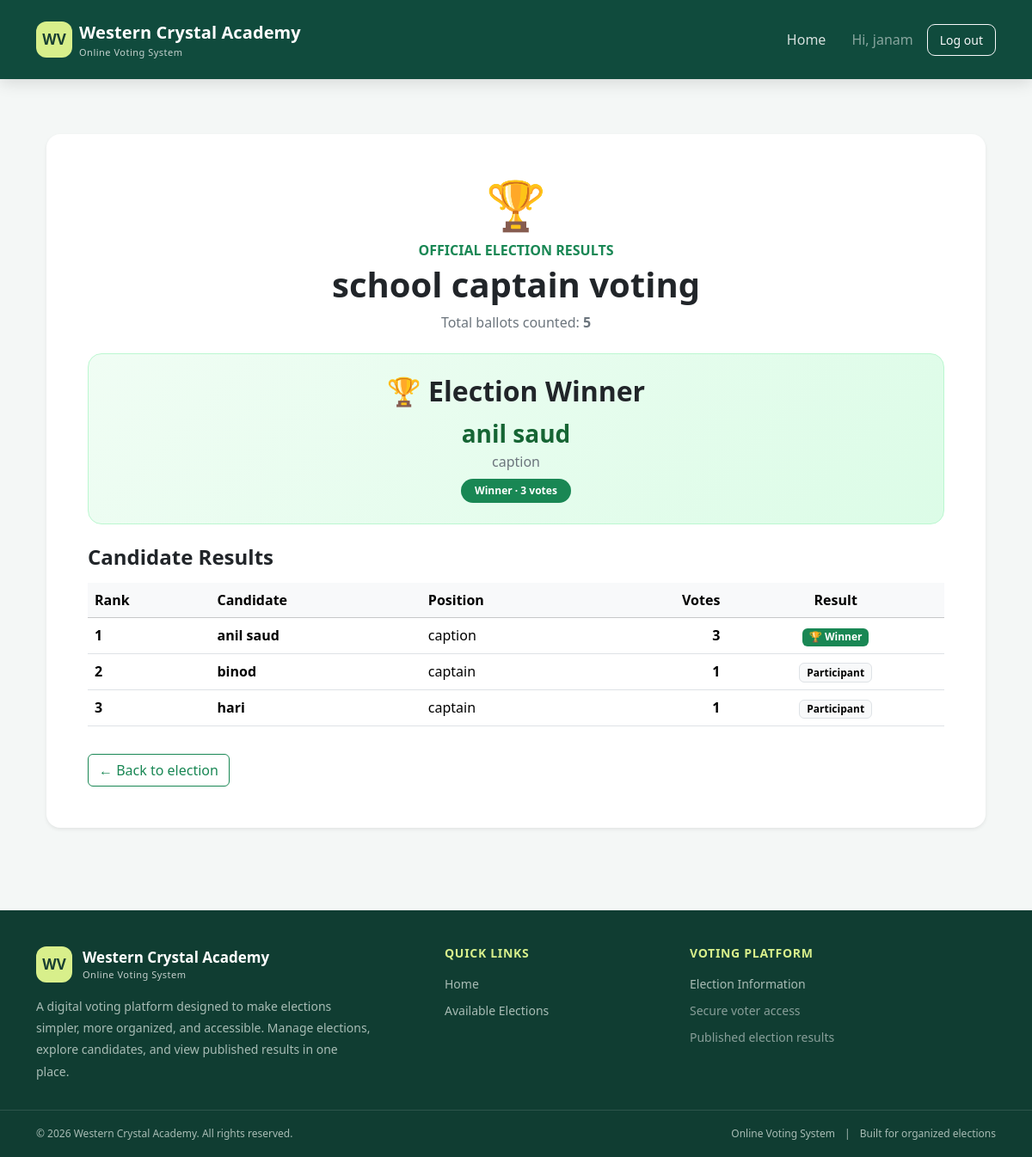
Screenshot of /voting/elections/1/results/ (signed in) with the database file from the repository.
### voting/models.py (models this page shows, shortened)
class Election(models.Model):
    title = models.CharField(max_length=150)
    description = models.TextField(blank=True)
    opens_at = models.DateTimeField()
    closes_at = models.DateTimeField()
    is_published = models.BooleanField(default=False)
    results_published = models.BooleanField(default=False)
    created_at = models.DateTimeField(auto_now_add=True)
    class Meta:
        ordering = ["-opens_at"]

class Candidate(models.Model):
    election = models.ForeignKey(
        Election,
        on_delete=models.CASCADE,
        related_name="candidates"
    )
    full_name = models.CharField(max_length=120)
    position = models.CharField(
        max_length=100,
        default="Student Representative"
    )
    manifesto = models.TextField(blank=True)
    photo = models.ImageField(
        upload_to="candidate_photos/",
        blank=True,
        null=True
    )
    is_active = models.BooleanField(default=True)
    class Meta:
        ordering = ["full_name"]
        constraints = [
            models.UniqueConstraint(
                fields=["election", "full_name"],
                name="unique_candidate_per_election"
            )
        ]

### voting/views.py (the view)
# urls.py: path("elections/<int:election_id>/results/", views.results, name="results"),
@login_required
def results(request, election_id):
    election = get_object_or_404(
        Election,
        pk=election_id,
        is_published=True,
    )
    if (
        not election.results_published
        and not request.user.is_staff
    ):
        return HttpResponseForbidden(
            "Results have not been published yet."
        )
    candidates = (
        Candidate.objects.filter(
            election=election,
        )
        .annotate(
            vote_count=Count(
                "ballots",
                filter=Q(
                    ballots__election=election
                ),
            )
        )
        .order_by(
            "-vote_count",
            "full_name",
        )
    )
    total_votes = Ballot.objects.filter(
        election=election,
    ).count()
    rows = [
        {
            "candidate": candidate,
            "votes": candidate.vote_count,
        }
        for candidate in candidates
    ]
    highest_votes = (
        rows[0]["votes"]
        if rows
        else 0
    )
    winners = (
        [
            row
            for row in rows
            if row["votes"] == highest_votes
        ]
        if total_votes > 0
        else []
    )
    winner_ids = {
        row["candidate"].id
        for row in winners
    }
    for row in rows:
        row["is_winner"] = (
            row["candidate"].id in winner_ids
        )
    return render(
        request,
        "voting/results.html",
        {
            "election": election,
            "rows": rows,
            "total_votes": total_votes,
            "winners": winners,
            "has_winner": bool(winners),
            "is_tie": len(winners) > 1,
        },
    )

### templates/voting/results.html (shortened to what this page needs)
{% extends "base.html" %}
{% block content %}
<div class="container py-4 py-lg-5">
    <div class="card border-0 shadow-sm rounded-4 p-4 p-lg-5">
        <div class="text-center mb-4">
            <div class="display-4 mb-2">🏆</div>
            <p class="text-success fw-bold mb-1">OFFICIAL ELECTION RESULTS</p>
            <h1 class="fw-bold">{{ election.title }}</h1>
            <p class="text-secondary mb-0">
                Total ballots counted:
                <strong>{{ total_votes }}</strong>
            </p>
        </div>
        {% if rows %}
            {% with highest_votes=rows.0.votes %}
                {% if highest_votes > 0 %}
                    <div class="winner-card text-center p-4 mb-4 rounded-4">
                        {% with winner_count=0 %}
                            <h2 class="fw-bold mb-2">🏆 Election Winner</h2>
                            {% for row in rows %}
                                {% if row.votes == highest_votes %}
                                    <div class="winner-name fs-3 fw-bold">
                                        {{ row.candidate.full_name }}
                                    </div>
                                    <div class="text-secondary mb-2">
                                        {{ row.candidate.position }}
                                    </div>
                                    <span class="badge rounded-pill text-bg-success px-3 py-2">
                                        {% if forloop.first and rows|length > 1 %}
                                            {% if rows.1.votes == highest_votes %}
                                                Tied for First Place
                                            {% else %}
                                                Winner
                                            {% endif %}
                                        {% else %}
                                            Winner
                                        {% endif %}
                                        · {{ row.votes }} vote{{ row.votes|pluralize }}
                                    </span>
                                {% endif %}
                            {% endfor %}
                        {% endwith %}
                    </div>
                {% else %}
                    <div class="alert alert-info rounded-3 text-center">
                        No votes have been cast yet. The winner will appear after voting.
                    </div>
                {% endif %}
            {% endwith %}
        {% endif %}
        <h4 class="fw-bold mb-3">Candidate Results</h4>
        <div class="table-responsive">
            <table class="table table-hover align-middle">
                <thead class="table-light">
                    <tr>
                        <th>Rank</th>
                        <th>Candidate</th>
                        <th>Position</th>
                        <th class="text-end">Votes</th>
                        <th class="text-center">Result</th>
                    </tr>
                </thead>
                <tbody>
                    {% for row in rows %}
                    <tr>
                        <td class="fw-semibold">{{ forloop.counter }}</td>
                        <td class="fw-semibold">
                            {{ row.candidate.full_name }}
                        </td>
                        <td>{{ row.candidate.position }}</td>
                        <td class="text-end fw-bold">{{ row.votes }}</td>
                        <td class="text-center">
                            {% if total_votes > 0 and row.votes == rows.0.votes %}
                                <span class="badge text-bg-success">
                                    🏆 Winner
                                </span>
                            {% else %}
                                <span class="badge text-bg-light border">
                                    Participant
                                </span>
                            {% endif %}
                        </td>
                    </tr>
                    {% empty %}
                    <tr>
                        <td colspan="5" class="text-center text-secondary py-4">
                            No candidates found.
                        </td>
                    </tr>
                    {% endfor %}
                </tbody>
            </table>
        </div>
        <a class="btn btn-outline-success mt-3 align-self-start"
           href="{% url 'election_detail' election.id %}">
            ← Back to election
        </a>
    </div>
</div>
{% endblock %}

### templates/base.html (shortened to what this page needs)
<!doctype html>
<html lang="en">
<head>
    <link href="https://cdn.jsdelivr.net/npm/bootstrap@5.3.3/dist/css/bootstrap.min.css"
          rel="stylesheet">
</head>
<body>
<nav class="navbar navbar-expand-lg navbar-dark main-navbar">
    <div class="container">
        <a class="navbar-brand d-flex align-items-center gap-2"
           href="{% url 'home' %}">
            <span class="brand-mark">WV</span>
            <span>
                Western Crystal Academy
                <small class="d-block fw-normal opacity-75 brand-subtitle">
                    Online Voting System
                </small>
            </span>
        </a>
        <div class="collapse navbar-collapse" id="mainNavigation">
            <div class="navbar-nav ms-auto align-items-lg-center gap-lg-2">
                <a class="nav-link" href="{% url 'home' %}">
                    Home
                </a>
                {% if user.is_authenticated %}
                    <span class="navbar-text text-white-50 px-lg-2">
                        Hi, {{ user.username }}
                    </span>
                    <form method="post" action="{% url 'logout' %}" class="m-0">
                        <button type="submit" class="btn btn-sm btn-outline-light btn-logout">
                            Log out
                        </button>
                    </form>
                {% endif %}
            </div>
        </div>
    </div>
</nav>
<main class="container page-main">
    {% block content %}{% endblock %}
</main>
<footer class="site-footer">
    <div class="container footer-main">
        <div class="row g-4">
            <div class="col-lg-5 col-md-6">
                <div class="footer-brand">
                    <span class="brand-mark">WV</span>
                    <span>
                        Western Crystal Academy
                        <small class="d-block fw-normal brand-subtitle opacity-75">
                            Online Voting System
                        </small>
                    </span>
                </div>
                <p class="footer-description mb-0">
                    A digital voting platform designed to make elections
                    simpler, more organized, and accessible. Manage elections,
                    explore candidates, and view published results in one place.
                </p>
            </div>
            <div class="col-lg-3 col-md-6">
                <h6 class="footer-heading">Quick Links</h6>
                <div class="footer-links">
                    <a href="{% url 'home' %}">Home</a>
                    {% if user.is_authenticated %}
                        <a href="{% url 'home' %}">Available Elections</a>
                    {% else %}
                        <a href="{% url 'login' %}">Voter Login</a>
                        <a href="{% url 'register' %}">Create an Account</a>
                    {% endif %}
                </div>
            </div>
            <div class="col-lg-4 col-md-6">
                <h6 class="footer-heading">Voting Platform</h6>
                <div class="footer-links">
                    <a href="{% url 'home' %}">Election Information</a>
                    <span class="text-white-50 small">
                        Secure voter access
                    </span>
                    <span class="text-white-50 small">
                        Published election results
                    </span>
                </div>
            </div>
        </div>
    </div>
    <div class="footer-bottom">
        <div class="container">
            <div class="row align-items-center gy-2">
                <div class="col-md-6 text-center text-md-start">
                    &copy; {% now "Y" %} Western Crystal Academy.
                    All rights reserved.
                </div>
                <div class="col-md-6 text-center text-md-end">
                    <span>Online Voting System</span>
                    <span class="mx-2">|</span>
                    <span>Built for organized elections</span>
                </div>
            </div>
        </div>
    </div>
</footer>
</body>
</html>

### templates/base.html (style rules this page uses)
:root { --brand: #176b55; --brand-dark: #104b3d; --brand-light: #21856a; --accent: #d8ef8b; --page: #f4f7f6; --text: #1d2b27; --muted: #a8bcb5; }
* { box-sizing: border-box; }
html { scroll-behavior: smooth; scroll-padding-top: 90px; }
body { min-height: 100vh; display: flex; flex-direction: column; margin: 0; background: var(--page); color: var(--text); font-family: "Segoe UI", Arial, sans-serif; }
.main-navbar { position: fixed; top: 0; left: 0; right: 0; z-index: 1030; background: var(--brand-dark); box-shadow: 0 4px 18px rgba(0, 0, 0, 0.13); min-height: 76px; }
.main-navbar .container { min-height: 76px; }
.navbar-brand { color: #fff !important; font-weight: 700; letter-spacing: 0.1px; }
.brand-mark { width: 42px; height: 42px; flex-shrink: 0; border-radius: 12px; background: var(--accent); color: #173e32; display: grid; place-items: center; font-size: 17px; font-weight: 800; }
.brand-subtitle { font-size: 11px; letter-spacing: 0.5px; }
.navbar-nav .nav-link { color: rgba(255, 255, 255, 0.83); font-weight: 500; padding: 10px 14px !important; border-radius: 8px; transition: background 0.2s ease, color 0.2s ease; }
.btn-logout { border-radius: 9px; padding: 7px 14px; }
.page-main { flex: 1; width: 100%; padding-top: 108px !important; padding-bottom: 48px !important; }
.card { border: 0; border-radius: 18px; box-shadow: 0 8px 26px rgba(15, 55, 43, 0.07); }
.site-footer { margin-top: auto; background: #103d32; color: #fff; }
.footer-main { padding-top: 42px; padding-bottom: 32px; }
.footer-brand { display: flex; align-items: center; gap: 12px; margin-bottom: 15px; font-weight: 700; font-size: 17px; }
.footer-description { max-width: 390px; color: var(--muted); font-size: 14px; line-height: 1.8; }
.footer-heading { margin-bottom: 16px; color: var(--accent); font-size: 14px; font-weight: 700; letter-spacing: 0.7px; text-transform: uppercase; }
.footer-links { display: flex; flex-direction: column; gap: 10px; }
.footer-links a { width: fit-content; color: var(--muted); text-decoration: none; font-size: 14px; transition: color 0.2s ease, transform 0.2s ease; }
.footer-bottom { border-top: 1px solid rgba(255, 255, 255, 0.12); padding-top: 18px; padding-bottom: 18px; color: var(--muted); font-size: 12px; }

### templates/voting/results.html (style rules this page uses)
.winner-card { background: linear-gradient(135deg, #f0fdf4, #dcfce7); border: 1px solid #bbf7d0; }
.winner-name { color: #166534; }

### rows the page displays
Election: title "school captain voting"
Candidate: candidate.full_name "anil saud", candidate.position "caption", votes "3", shows "🏆 Winner"
Candidate: candidate.full_name "binod", candidate.position "captain", votes "1", shows "Participant"
Candidate: candidate.full_name "hari", candidate.position "captain", votes "1", shows "Participant"

### other values shown
{{ user.username }} "janam"
{{ total_votes }} "5"
